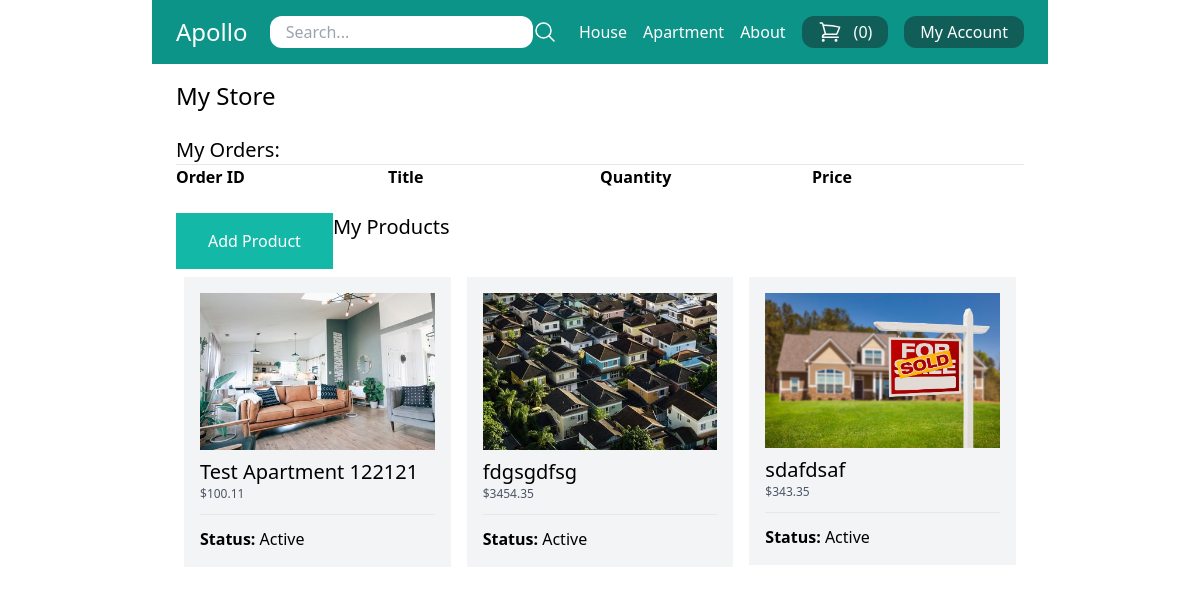
Before: /my-store/ (signed in) with the older database file.
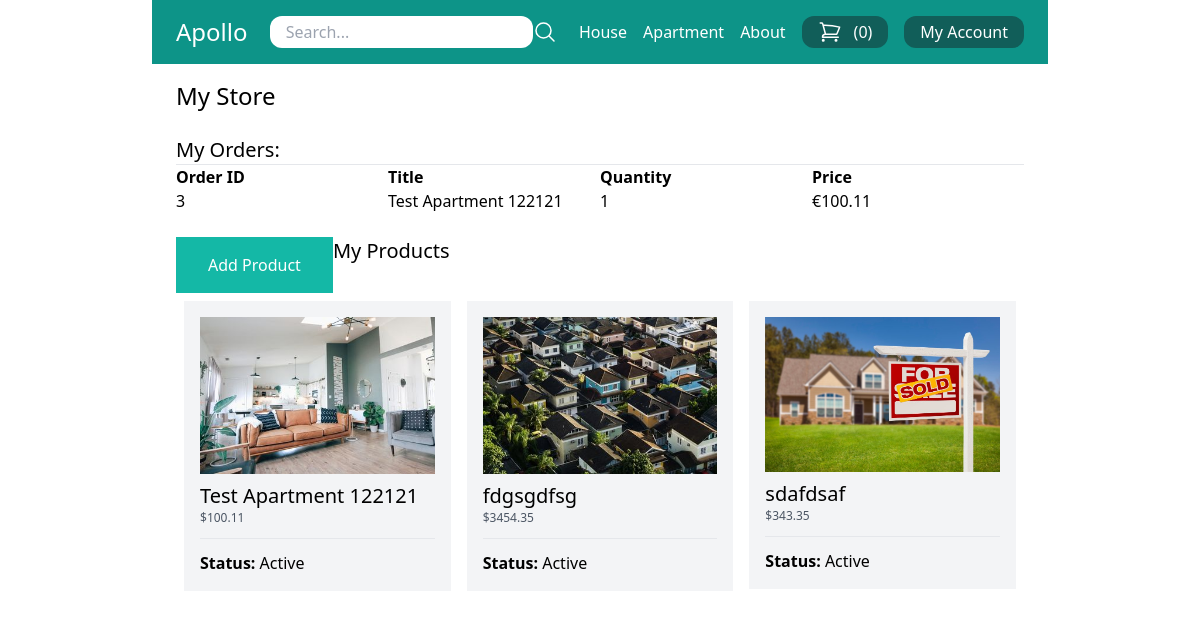
After: the same page with the newer database file.
### store/models.py (models this page shows, shortened)
class Category(models.Model):
    title = models.CharField(max_length=50)
    slug = models.SlugField(max_length=50)
    class Meta:
        verbose_name_plural = 'Categories'

class Product(models.Model):
    DRAFT = 'draft'
    WAITING_APPROVAL = 'waitingapproval'
    ACTIVE = 'active'
    DELETED = 'deleted'
    STATUS_CHOICES = (
        (DRAFT, 'Draft'),
        (WAITING_APPROVAL, 'Waiting approval'),
        (ACTIVE, 'Active'),
        (DELETED, 'Deleted'),
    )
    user = models.ForeignKey(User, related_name='products', on_delete=models.CASCADE)
    category = models.ForeignKey(Category, related_name='products', on_delete=models.CASCADE)
    title = models.CharField(max_length=50)
    slug = models.SlugField(max_length=50)
    description = models.TextField(blank=True)
    price = models.IntegerField()
    image = models.ImageField(upload_to='uploads/product_images/', blank=True, null=True)
    thumbnail = models.ImageField(upload_to='uploads/product_images/thumbnails/', blank=True, null=True)
    created_at = models.DateTimeField(auto_now_add=True)
    updated_at = models.DateTimeField(auto_now=True)
    status = models.CharField(max_length=50, choices=STATUS_CHOICES, default=ACTIVE)
    class Meta:
        ordering = ('-created_at',)
    def get_display_price(self):
        return self.price / 100

class OrderItem(models.Model):
    order = models.ForeignKey(Order, related_name='items', on_delete=models.CASCADE)
    product = models.ForeignKey(Product, related_name='items', on_delete=models.CASCADE)
    price = models.IntegerField()
    quantity = models.IntegerField(default=1)
    def get_display_price(self):
        return self.price / 100

class Order(models.Model):
    first_name = models.CharField(max_length=255)
    last_name = models.CharField(max_length=255)
    address = models.CharField(max_length=255)
    zipcode = models.CharField(max_length=255)
    city =  models.CharField(max_length=255)
    paid_amount = models.IntegerField(blank=True, null=True)
    is_paid = models.BooleanField(default=False)
    payment_intent = models.CharField(max_length=255)
    created_by = models.ForeignKey(User, related_name='orders', on_delete=models.SET_NULL, null=True)
    created_at = models.DateTimeField(auto_now=True)

### userprofile/views.py (the view)
# urls.py: path('my-store/', views.my_store, name='my_store'),
@login_required
def my_store(request):
    products = request.user.products.exclude(status=Product.DELETED)
    order_items = OrderItem.objects.filter(product__user = request.user)
    return render(request, 'userprofile/my_store.html', {
        'products': products,
        'order_items': order_items,
    })

### store/cart.py (called while the page is built)
    def __len__(self):
        return sum(item['quantity'] for item in self.cart.values())

### store/context_processors.py (called while the page is built)
def cart(request):
    return {'cart': Cart(request)}

### store/templatetags/menu.py (called while the page is built)
@register.inclusion_tag('core/menu.html')
def menu():
    categories = Category.objects.all()
    return {'categories': categories}

### userprofile/templates/userprofile/my_store.html (shortened to what this page needs)
{% extends 'core/base.html' %}
{% block content %}
    <h1 class="text-2xl">My Store</h1>
    <h2 class="text-xl mt-6">My Orders: </h2>
    <hr>
        <div class="flex flex-wrap">
            <div class="w-1/4">
                <strong>Order ID</strong>
            </div>
            <div class="w-1/4">
            <strong>Title</strong>
        </div>
        <div class="w-1/4">
            <strong>Quantity</strong>
        </div>
        <div class="w-1/4">
            <strong>Price</strong>
        </div>
    {% for order_item in order_items %}
    <div class="flex flex-wrap">
        <div class="w-1/4">
            <a href="{% url 'my_store_order_detail' order_item.order.id %}">
                {{ order_item.order.id }}</a>
        </div>
        <div class="w-1/4">
            {{ order_item.product.title }}
        </div>
        <div class="w-1/4">
            {{ order_item.quantity }}
        </div>
        <div class="w-1/4">
           €{{ order_item.get_display_price }}
        </div>
    {% endfor %}
    <a href="{% url 'add_product' %}" class="inline-block mt-6  py-4 px-8 bg-teal-500 text-white">Add Product</a>
    <h2 class="text-xl mt-6">My Products</h2>
        {% if products %}
        <div class="flex flex-wrap ">
            {% for product in products %}
            <div class="product w-1/3  p-2">
                <div class="bg-gray-100 p-4">
                    <a href="{% url 'edit_product' product.id %}">
                         {% if product.image %}
                        <div class="image mb-2">
                           <img src="{{ product.image.url }}" alt="Image of {{ product.title }}">
                        </div>
                        {% endif %}
                <h2 class="text-xl">{{ product.title }}</h2>
                <p class="text-xs text-gray-600">${{ product.get_display_price }}</p>
                <hr class="my-3">
                <p><strong>Status: </strong>{{ product.get_status_display }}</p>
            </a>
            </div>
        </div>
            {% endfor %}
        </div>
        {% else %}
        <p class="py-4 px-8 bg-gray-200 mt-4">You don't have any products yet</p>
        {% endif %}
{% endblock %}

### core/templates/core/menu.html
{% for category in categories %}
    <a href="{% url 'category_detail' category.slug %}" class="text-white">{{ category.title }}</a>
{% endfor %}
<a href="{% url 'about' %}" class="text-white">About</a>

Changed rows visible on the page:
added OrderItem: order.id "3", product "Test Apartment 122121", quantity "1", get_display_price "100.11"
